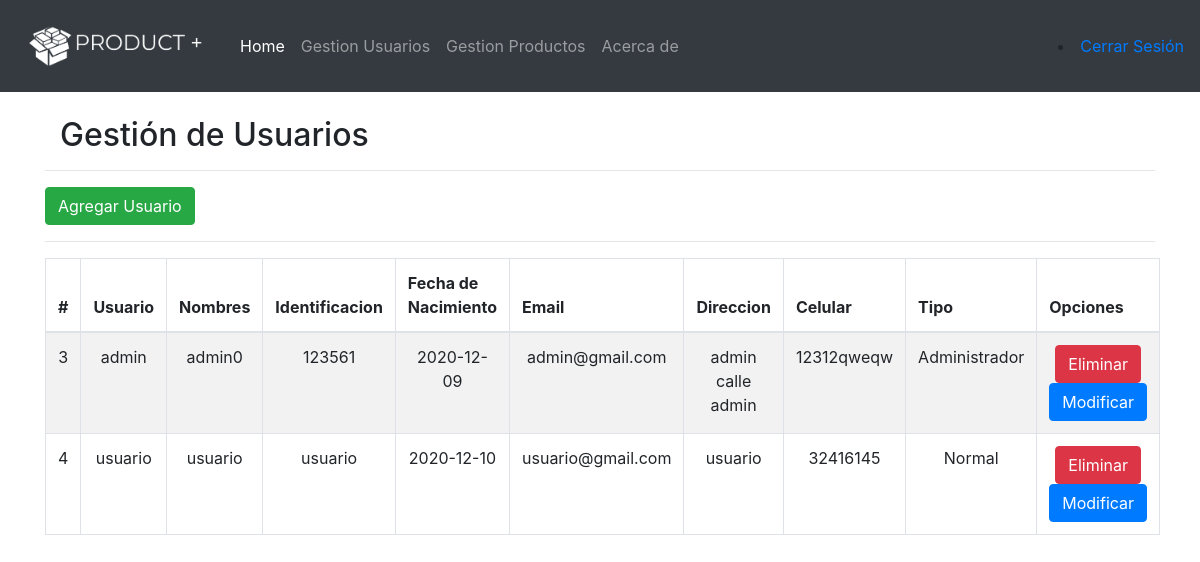
Screenshot of /user (signed in) with the database file from the repository.
### app.py (models this page shows, shortened)
class User(db.Model):
    id = db.Column(db.Integer, primary_key=True)
    usuario = db.Column(db.String(25), nullable=False)
    nombres = db.Column(db.String(50), nullable=False)
    apellidos = db.Column(db.String(50), nullable=False)
    contrasena = db.Column(db.String(50), nullable=False)
    identificacion = db.Column(db.String(15), nullable=False)
    fechaNacimiento = db.Column(db.DateTime, default=datetime.utcnow)
    email = db.Column(db.String(30), nullable=False)
    direccion = db.Column(db.String(25), nullable=False)
    celular = db.Column(db.String(15), nullable=False)
    tipo = db.Column(db.String, nullable=False)
    estado = db.Column(db.String, nullable=False, default=1)

### app.py (the view)
@app.route('/user')
@login_required
def user():
    users = User.query.all()
    return render_template('gestionUsuarios.html',users=users)

### app.py (called while the page is built)
def login_required(view):
    @functools.wraps( view )
    def wrapped_view(**kwargs):
        if g.user is None:
            return redirect( url_for( 'index' ) )
        return view( **kwargs )
    return wrapped_view

@app.before_request
def load_logged_in_user():
    user_id = session.get( 'user_id' )
    if user_id is None:
        g.user = None
    else:
        user = User.query.filter_by(id = user_id).first()
        g.user = user

### templates/gestionUsuarios.html
{% extends 'base.html' %} {% block content %}
<div class="container">
    <br>
    <div class="col-md-8">
        <h2>Gestión de Usuarios</h2>
    </div>
    <hr>
    <a class="btn btn-success" href="/addUser">Agregar Usuario</a>
    <hr>
    <table class="table table-striped table-bordered">
        <thead>
            <tr>
                <th scope="col">#</th>
                <th scope="col">Usuario</th>
                <th scope="col">Nombres</th>
                <th scope="col">Identificacion</th>
                <th scope="col">Fecha de Nacimiento</th>
                <th scope="col">Email</th>
                <th scope="col">Direccion</th>
                <th scope="col">Celular</th>
                <th scope="col">Tipo</th>
                <th scope="col">Opciones</th>
            </tr>
        </thead>
        <tbody>
            {% for user in users %}
            <tr>
                <td>{{ user.id }}</td>
                <td>{{ user.nombres }}</td>
                <td>{{ user.usuario }}</td>
                <td>{{ user.identificacion }}</td>
                <td>{{ user.fechaNacimiento.strftime('%Y-%m-%d') }}</td>
                <td>{{ user.email }}</td>
                <td>{{ user.direccion }}</td>
                <td>{{ user.celular }}</td>
                {% if user.tipo == '1' %}
                <td>Administrador</td>
                {% endif %} {% if user.tipo == '2' %}
                <td>Normal</td>
                {% endif %}
                <td>
                    <a href="/deleteUser/{{user.id}}" class="btn btn-danger">Eliminar</a>
                    <a href="/updateUser/{{user.id}}" class="btn btn-primary">Modificar</a>
                </td>
            </tr>
            {% endfor %}
        </tbody>
    </table>
</div>
{% endblock %}

### templates/base.html (shortened to what this page needs)
<!DOCTYPE html>
<html lang="en">
<head>
    <link rel="stylesheet" href="{{ url_for('static',filename='css/main.css')}}"> {% block styles %} {{ bootstrap.load_css() }} {% endblock %}
</head>
<body>
    <header>
        <nav class="navbar navbar-expand-lg navbar-dark bg-dark ">
            <a class="navbar-brand" href="#">
                <img src="{{ url_for('static',filename='img/product.png')}}" width="200" alt="Product +">
            </a>
            <div class="collapse navbar-collapse" id="navbarNav">
                <ul class="navbar-nav">
                    <li class="nav-item active">
                        <a class="nav-link" href="/home">Home <span class="sr-only">(current)</span></a>
                    </li>
                    <li class="nav-item">
                        <a class="nav-link" href="/user">Gestion Usuarios</a>
                    </li>
                    <li class="nav-item">
                        <a class="nav-link" href="/product">Gestion Productos</a>
                    </li>
                    <li class="nav-item">
                        <a class="nav-link" href="#">Acerca de</a>
                    </li>
                </ul>
                <li class="nav-item ">
                    <a class="pull-right" href="/logout" tabindex="-1" aria-disabled="false" class="btn btn-danger">Cerrar Sesión</a>
                </li>
            </div>
        </nav>
    </header>
    {% block content %}{% endblock %} {% block scripts %} {{ bootstrap.load_js() }} {% endblock %}
</body>
</html>

### static/css/main.css (style rules this page uses)
body, html { margin: 0; font-family: sans-serif; }
table, td, th { border: 1px solid #aaa; }
table { border-collapse: collapse; width: 100%; }
th { height: 30px; }
td { text-align: center; padding: 5px; }

### rows the page displays
User: id "3", nombres "admin", usuario "admin0", identificacion "123561", fechaNacimiento "2020-12-09", email "admin@gmail.com", direccion "admin calle admin", celular "12312qweqw", tipo "Administrador"
User: id "4", nombres "usuario", usuario "usuario", identificacion "usuario", fechaNacimiento "2020-12-10", email "usuario@gmail.com", direccion "usuario", celular "32416145", tipo "Normal"
